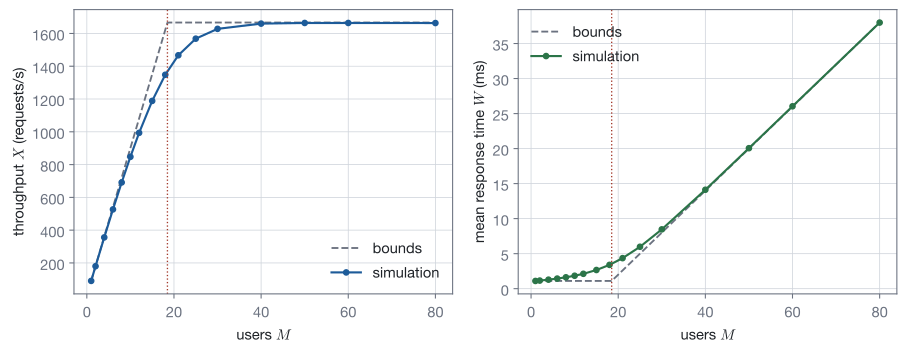

Write Python code to recreate this figure.
"""Throughput and mean response time of a seeded simulation of a closed system (think time Z = 10 ms, an application
server with exponential service of mean 0.5 ms, and a database visited with probability 0.3 with exponential service of
mean 2 ms) against the number of users M, with the operational bounds X <= min(M/(D + Z), 1/D_max) and
W >= max(D, M D_max - Z), D = 1.1 ms, D_max = 0.6 ms."""
import heapq
import os
import sys

sys.path.insert(0, os.path.join(os.path.dirname(os.path.abspath(__file__)), "..", "..", "..", "_filters"))
from figstyle import *  # noqa: E402,F403

import numpy as np  # noqa: E402

Z, S_APP, S_DB, P_DB = 10.0, 0.5, 2.0, 0.3          # milliseconds


def closed(M, n=40_000, seed=5):
    rng = np.random.default_rng(seed)
    ev = [(rng.exponential(Z), u) for u in range(M)]
    heapq.heapify(ev)
    free_app = free_db = 0.0
    total, last = 0.0, 0.0
    for _ in range(n):
        t, u = heapq.heappop(ev)
        free_app = max(free_app, t) + rng.exponential(S_APP)
        done = free_app
        if rng.random() < P_DB:
            free_db = max(free_db, done) + rng.exponential(S_DB)
            done = free_db
        total += done - t
        last = max(last, done)
        heapq.heappush(ev, (done + rng.exponential(Z), u))
    return n / last, total / n


D, DMAX = S_APP + P_DB * S_DB, P_DB * S_DB
users = [1, 2, 4, 6, 8, 10, 12, 15, 18, 21, 25, 30, 40, 50, 60, 80]
sim = [closed(m) for m in users]
m_line = np.linspace(1, 80, 200)
fig, (ax1, ax2) = plt.subplots(1, 2, figsize=(9.6, 3.8))
ax1.plot(m_line, np.minimum(m_line / (D + Z), 1 / DMAX) * 1000, "--", color=MUTED, lw=1.4, label="bounds")
ax1.plot(users, [x * 1000 for x, _ in sim], "o-", color=ACCENT, lw=1.6, ms=4, label="simulation")
ax1.axvline((D + Z) / DMAX, color=STATEMENT, lw=1.0, ls=":")
ax1.set_xlabel("users $M$")
ax1.set_ylabel("throughput $X$ (requests/s)")
ax1.legend(frameon=False, loc="lower right")
ax1.grid(True, color=GRID, lw=0.6)
ax2.plot(m_line, np.maximum(D, m_line * DMAX - Z), "--", color=MUTED, lw=1.4, label="bounds")
ax2.plot(users, [w for _, w in sim], "o-", color=EXAMPLE, lw=1.6, ms=4, label="simulation")
ax2.axvline((D + Z) / DMAX, color=STATEMENT, lw=1.0, ls=":")
ax2.set_xlabel("users $M$")
ax2.set_ylabel("mean response time $W$ (ms)")
ax2.legend(frameon=False, loc="upper left")
ax2.grid(True, color=GRID, lw=0.6)
fig.tight_layout()
save_figure(fig, "closed_bounds")
